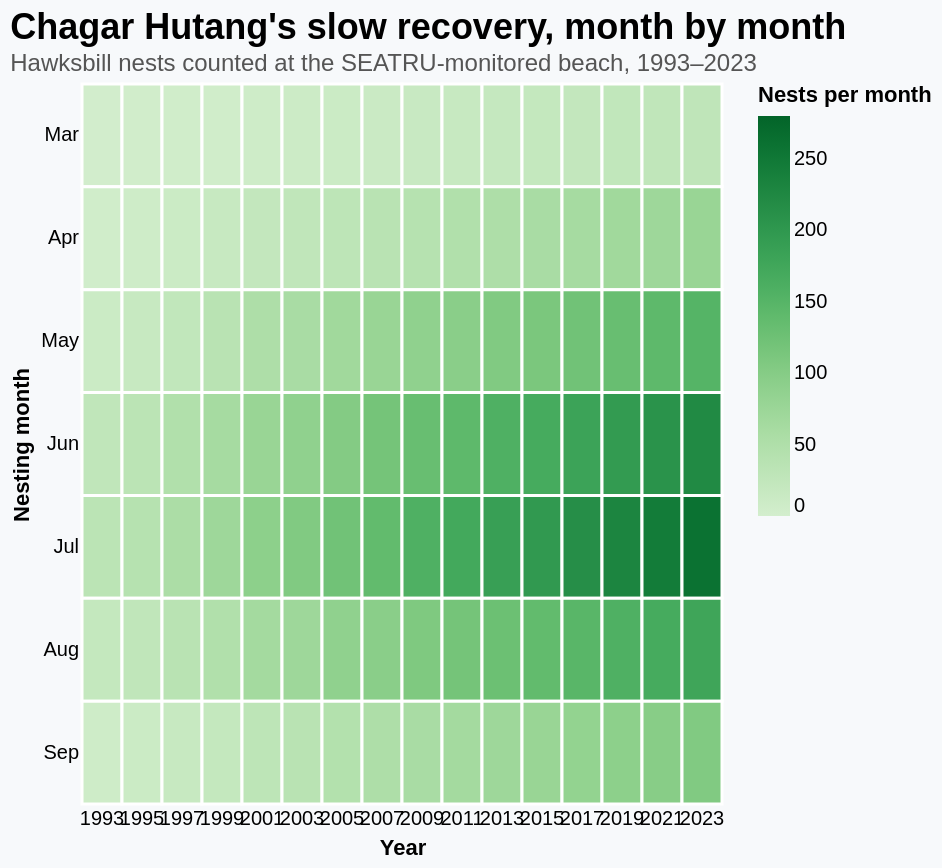

Vega-Lite specification for this chart:
### Vega-Lite specification from a JSON file in a GitHub repository (floating-point values rounded to 4 significant figures)
{"$schema": "https://vega.github.io/schema/vega-lite/v5.json", "title": {"text": "Chagar Hutang's slow recovery, month by month", "subtitle": "Hawksbill nests counted at the SEATRU-monitored beach, 1993–2023", "fontSize": 18, "subtitleFontSize": 12, "anchor": "start", "subtitleColor": "#555"}, "width": "container", "height": 360, "background": "#f7f9fb", "config": {"view": {"stroke": null}, "axis": {"domain": false, "ticks": false}}, "data": {"values": [{"year": 1993, "month": "Mar", "nests": 2}, {"year": 1993, "month": "Apr", "nests": 5}, {"year": 1993, "month": "May", "nests": 12}, {"year": 1993, "month": "Jun", "nests": 28}, {"year": 1993, "month": "Jul", "nests": 35}, {"year": 1993, "month": "Aug", "nests": 22}, {"year": 1993, "month": "Sep", "nests": 8}, {"year": 1995, "month": "Mar", "nests": 3}, {"year": 1995, "month": "Apr", "nests": 8}, {"year": 1995, "month": "May", "nests": 18}, {"year": 1995, "month": "Jun", "nests": 35}, {"year": 1995, "month": "Jul", "nests": 42}, {"year": 1995, "month": "Aug", "nests": 28}, {"year": 1995, "month": "Sep", "nests": 12}, {"year": 1997, "month": "Mar", "nests": 4}, {"year": 1997, "month": "Apr", "nests": 12}, {"year": 1997, "month": "May", "nests": 26}, {"year": 1997, "month": "Jun", "nests": 48}, {"year": 1997, "month": "Jul", "nests": 55}, {"year": 1997, "month": "Aug", "nests": 38}, {"year": 1997, "month": "Sep", "nests": 18}, {"year": 1999, "month": "Mar", "nests": 5}, {"year": 1999, "month": "Apr", "nests": 18}, {"year": 1999, "month": "May", "nests": 38}, {"year": 1999, "month": "Jun", "nests": 62}, {"year": 1999, "month": "Jul", "nests": 72}, {"year": 1999, "month": "Aug", "nests": 48}, {"year": 1999, "month": "Sep", "nests": 22}, {"year": 2001, "month": "Mar", "nests": 8}, {"year": 2001, "month": "Apr", "nests": 24}, {"year": 2001, "month": "May", "nests": 52}, {"year": 2001, "month": "Jun", "nests": 78}, {"year": 2001, "month": "Jul", "nests": 92}, {"year": 2001, "month": "Aug", "nests": 65}, {"year": 2001, "month": "Sep", "nests": 32}, {"year": 2003, "month": "Mar", "nests": 10}, {"year": 2003, "month": "Apr", "nests": 28}, {"year": 2003, "month": "May", "nests": 58}, {"year": 2003, "month": "Jun", "nests": 88}, {"year": 2003, "month": "Jul", "nests": 105}, {"year": 2003, "month": "Aug", "nests": 72}, {"year": 2003, "month": "Sep", "nests": 38}, {"year": 2005, "month": "Mar", "nests": 12}, {"year": 2005, "month": "Apr", "nests": 32}, {"year": 2005, "month": "May", "nests": 68}, {"year": 2005, "month": "Jun", "nests": 102}, {"year": 2005, "month": "Jul", "nests": 122}, {"year": 2005, "month": "Aug", "nests": 88}, {"year": 2005, "month": "Sep", "nests": 45}, {"year": 2007, "month": "Mar", "nests": 14}, {"year": 2007, "month": "Apr", "nests": 38}, {"year": 2007, "month": "May", "nests": 78}, {"year": 2007, "month": "Jun", "nests": 118}, {"year": 2007, "month": "Jul", "nests": 138}, {"year": 2007, "month": "Aug", "nests": 95}, {"year": 2007, "month": "Sep", "nests": 52}, {"year": 2009, "month": "Mar", "nests": 16}, {"year": 2009, "month": "Apr", "nests": 42}, {"year": 2009, "month": "May", "nests": 88}, {"year": 2009, "month": "Jun", "nests": 132}, {"year": 2009, "month": "Jul", "nests": 158}, {"year": 2009, "month": "Aug", "nests": 108}, {"year": 2009, "month": "Sep", "nests": 58}, {"year": 2011, "month": "Mar", "nests": 18}, {"year": 2011, "month": "Apr", "nests": 48}, {"year": 2011, "month": "May", "nests": 95}, {"year": 2011, "month": "Jun", "nests": 142}, {"year": 2011, "month": "Jul", "nests": 172}, {"year": 2011, "month": "Aug", "nests": 118}, {"year": 2011, "month": "Sep", "nests": 65}, {"year": 2013, "month": "Mar", "nests": 20}, {"year": 2013, "month": "Apr", "nests": 52}, {"year": 2013, "month": "May", "nests": 105}, {"year": 2013, "month": "Jun", "nests": 158}, {"year": 2013, "month": "Jul", "nests": 188}, {"year": 2013, "month": "Aug", "nests": 128}, {"year": 2013, "month": "Sep", "nests": 72}, {"year": 2015, "month": "Mar", "nests": 22}, {"year": 2015, "month": "Apr", "nests": 58}, {"year": 2015, "month": "May", "nests": 112}, {"year": 2015, "month": "Jun", "nests": 168}, {"year": 2015, "month": "Jul", "nests": 198}, {"year": 2015, "month": "Aug", "nests": 138}, {"year": 2015, "month": "Sep", "nests": 78}, {"year": 2017, "month": "Mar", "nests": 24}, {"year": 2017, "month": "Apr", "nests": 62}, {"year": 2017, "month": "May", "nests": 122}, {"year": 2017, "month": "Jun", "nests": 182}, {"year": 2017, "month": "Jul", "nests": 215}, {"year": 2017, "month": "Aug", "nests": 148}, {"year": 2017, "month": "Sep", "nests": 85}, {"year": 2019, "month": "Mar", "nests": 26}, {"year": 2019, "month": "Apr", "nests": 68}, {"year": 2019, "month": "May", "nests": 132}, {"year": 2019, "month": "Jun", "nests": 195}, {"year": 2019, "month": "Jul", "nests": 230}, {"year": 2019, "month": "Aug", "nests": 158}, {"year": 2019, "month": "Sep", "nests": 92}, {"year": 2021, "month": "Mar", "nests": 28}, {"year": 2021, "month": "Apr", "nests": 72}, {"year": 2021, "month": "May", "nests": 142}, {"year": 2021, "month": "Jun", "nests": 208}, {"year": 2021, "month": "Jul", "nests": 245}, {"year": 2021, "month": "Aug", "nests": 168}, {"year": 2021, "month": "Sep", "nests": 98}, {"year": 2023, "month": "Mar", "nests": 30}, {"year": 2023, "month": "Apr", "nests": 78}, {"year": 2023, "month": "May", "nests": 152}, {"year": 2023, "month": "Jun", "nests": 222}, {"year": 2023, "month": "Jul", "nests": 260}, {"year": 2023, "month": "Aug", "nests": 178}, {"year": 2023, "month": "Sep", "nests": 105}]}, "mark": {"type": "rect", "stroke": "white", "strokeWidth": 1.5}, "encoding": {"x": {"field": "year", "type": "ordinal", "axis": {"title": "Year", "labelAngle": 0, "labelFontSize": 10}}, "y": {"field": "month", "type": "ordinal", "sort": ["Mar", "Apr", "May", "Jun", "Jul", "Aug", "Sep"], "axis": {"title": "Nesting month", "labelFontSize": 10}}, "color": {"field": "nests", "type": "quantitative", "scale": {"scheme": "greens", "domain": [0, 280]}, "legend": {"title": "Nests per month", "orient": "right", "gradientLength": 200}}, "tooltip": [{"field": "year", "title": "Year"}, {"field": "month", "title": "Month"}, {"field": "nests", "title": "Nests"}]}}
